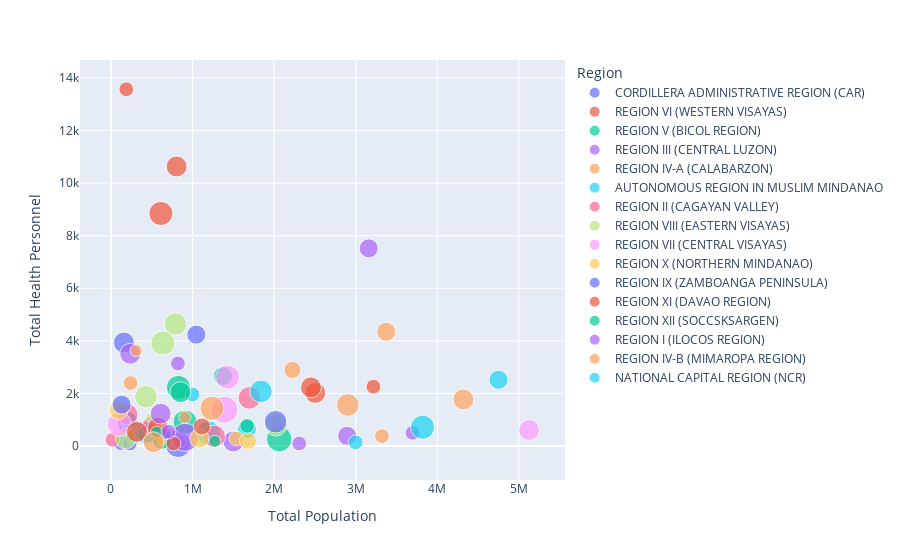

This figure's notebook cell:
### Code cell
fig = px.scatter(health_personnel_to_pop, x="Total Population", y="Total Health Personnel", color="Region",
                 size='Average Risk')
fig.show()

### Figure 1 — Plotly figure (JSON) as saved in the notebook; plotly's stock layout.template omitted (floating-point values rounded to 4 significant figures)
{"data": [{"hovertemplate": "Region=CORDILLERA ADMINISTRATIVE REGION (CAR)<br>Total Population=%{x}<br>Total Health Personnel=%{y}<br>Average Risk=%{marker.size}<extra></extra>", "legendgroup": "CORDILLERA ADMINISTRATIVE REGION (CAR)", "marker": {"color": "#636efa", "size": [1, 1, 3, 2, 1, 2], "sizemode": "area", "sizeref": 0.009167, "symbol": "circle"}, "mode": "markers", "name": "CORDILLERA ADMINISTRATIVE REGION (CAR)", "orientation": "v", "showlegend": true, "type": "scatter", "x": [250309, 123937, 822619, 207130, 229328, 157798], "xaxis": "x", "y": [354, 113, 50, 888, 95, 3936], "yaxis": "y"}, {"hovertemplate": "Region=REGION VI (WESTERN VISAYAS)<br>Total Population=%{x}<br>Total Health Personnel=%{y}<br>Average Risk=%{marker.size}<extra></extra>", "legendgroup": "REGION VI (WESTERN VISAYAS)", "marker": {"color": "#EF553B", "size": [1.667, 2.667, 2, 1, 2, 1], "sizemode": "area", "sizeref": 0.009167, "symbol": "circle"}, "mode": "markers", "name": "REGION VI (WESTERN VISAYAS)", "orientation": "v", "showlegend": true, "type": "scatter", "x": [612985, 611478, 803879, 187576, 2503326, 3216287], "xaxis": "x", "y": [375, 8845, 10631, 13569, 2020, 2255], "yaxis": "y"}, {"hovertemplate": "Region=REGION V (BICOL REGION)<br>Total Population=%{x}<br>Total Health Personnel=%{y}<br>Average Risk=%{marker.size}<extra></extra>", "legendgroup": "REGION V (BICOL REGION)", "marker": {"color": "#00cc96", "size": [1.667, 2, 3, 1, 2.667, 2.667], "sizemode": "area", "sizeref": 0.009167, "symbol": "circle"}, "mode": "markers", "name": "REGION V (BICOL REGION)", "orientation": "v", "showlegend": true, "type": "scatter", "x": [1372550, 628807, 2062277, 270775, 906731, 826150], "xaxis": "x", "y": [2660, 271, 263, 380, 911, 2230], "yaxis": "y"}, {"hovertemplate": "Region=REGION III (CENTRAL LUZON)<br>Total Population=%{x}<br>Total Health Personnel=%{y}<br>Average Risk=%{marker.size}<extra></extra>", "legendgroup": "REGION III (CENTRAL LUZON)", "marker": {"color": "#ab63fa", "size": [2, 0.6667, 1, 1, 1.667, 2, 3.667], "sizemode": "area", "sizeref": 0.009167, "symbol": "circle"}, "mode": "markers", "name": "REGION III (CENTRAL LUZON)", "orientation": "v", "showlegend": true, "type": "scatter", "x": [234991, 849575, 3696937, 2306751, 2894309, 1499064, 906184], "xaxis": "x", "y": [3509, 168, 500, 95, 388, 172, 331], "yaxis": "y"}, {"hovertemplate": "Region=REGION IV-A (CALABARZON)<br>Total Population=%{x}<br>Total Health Personnel=%{y}<br>Average Risk=%{marker.size}<extra></extra>", "legendgroup": "REGION IV-A (CALABARZON)", "marker": {"color": "#FFA15A", "size": [2.333, 2, 1.667, 1.333, 1], "sizemode": "area", "sizeref": 0.009167, "symbol": "circle"}, "mode": "markers", "name": "REGION IV-A (CALABARZON)", "orientation": "v", "showlegend": true, "type": "scatter", "x": [2902855, 4318663, 3373136, 2223791, 3321325], "xaxis": "x", "y": [1562, 1771, 4347, 2896, 379], "yaxis": "y"}, {"hovertemplate": "Region=AUTONOMOUS REGION IN MUSLIM MINDANAO<br>Total Population=%{x}<br>Total Health Personnel=%{y}<br>Average Risk=%{marker.size}<extra></extra>", "legendgroup": "AUTONOMOUS REGION IN MUSLIM MINDANAO", "marker": {"color": "#19d3f3", "size": [2.333, 1.333, 2.667, 1.667, 1, 1.667], "sizemode": "area", "sizeref": 0.009167, "symbol": "circle"}, "mode": "markers", "name": "AUTONOMOUS REGION IN MUSLIM MINDANAO", "orientation": "v", "showlegend": true, "type": "scatter", "x": [425111, 215348, 1194507, 1666353, 998675, 438545], "xaxis": "x", "y": [504, 985, 498, 647, 1962, 468], "yaxis": "y"}, {"hovertemplate": "Region=REGION II (CAGAYAN VALLEY)<br>Total Population=%{x}<br>Total Health Personnel=%{y}<br>Average Risk=%{marker.size}<extra></extra>", "legendgroup": "REGION II (CAGAYAN VALLEY)", "marker": {"color": "#FF6692", "size": [1, 2.333, 2.333, 1.667, 2], "sizemode": "area", "sizeref": 0.009167, "symbol": "circle"}, "mode": "markers", "name": "REGION II (CAGAYAN VALLEY)", "orientation": "v", "showlegend": true, "type": "scatter", "x": [18593, 1265540, 1695539, 496546, 203530], "xaxis": "x", "y": [236, 366, 1831, 763, 1200], "yaxis": "y"}, {"hovertemplate": "Region=REGION VIII (EASTERN VISAYAS)<br>Total Population=%{x}<br>Total Health Personnel=%{y}<br>Average Risk=%{marker.size}<extra></extra>", "legendgroup": "REGION VIII (EASTERN VISAYAS)", "marker": {"color": "#B6E880", "size": [2, 0.3333, 2.333, 2.667, 2.333, 2.333], "sizemode": "area", "sizeref": 0.009167, "symbol": "circle"}, "mode": "markers", "name": "REGION VIII (EASTERN VISAYAS)", "orientation": "v", "showlegend": true, "type": "scatter", "x": [178715, 475847, 2020426, 636995, 791045, 428484], "xaxis": "x", "y": [281, 1068, 810, 3917, 4643, 1873], "yaxis": "y"}, {"hovertemplate": "Region=REGION VII (CENTRAL VISAYAS)<br>Total Population=%{x}<br>Total Health Personnel=%{y}<br>Average Risk=%{marker.size}<extra></extra>", "legendgroup": "REGION VII (CENTRAL VISAYAS)", "marker": {"color": "#FF97FF", "size": [3.333, 2, 2.667, 2.667], "sizemode": "area", "sizeref": 0.009167, "symbol": "circle"}, "mode": "markers", "name": "REGION VII (CENTRAL VISAYAS)", "orientation": "v", "showlegend": true, "type": "scatter", "x": [1390524, 5124199, 1428548, 103014], "xaxis": "x", "y": [1381, 609, 2619, 829], "yaxis": "y"}, {"hovertemplate": "Region=REGION X (NORTHERN MINDANAO)<br>Total Population=%{x}<br>Total Health Personnel=%{y}<br>Average Risk=%{marker.size}<extra></extra>", "legendgroup": "REGION X (NORTHERN MINDANAO)", "marker": {"color": "#FECB52", "size": [1, 1.667, 1.667, 0.3333, 1.333], "sizemode": "area", "sizeref": 0.009167, "symbol": "circle"}, "mode": "markers", "name": "REGION X (NORTHERN MINDANAO)", "orientation": "v", "showlegend": true, "type": "scatter", "x": [1537629, 92696, 1083898, 614951, 1678624], "xaxis": "x", "y": [290, 1366, 284, 184, 193], "yaxis": "y"}, {"hovertemplate": "Region=REGION IX (ZAMBOANGA PENINSULA)<br>Total Population=%{x}<br>Total Health Personnel=%{y}<br>Average Risk=%{marker.size}<extra></extra>", "legendgroup": "REGION IX (ZAMBOANGA PENINSULA)", "marker": {"color": "#636efa", "size": [1.667, 1.667, 2.333, 0.6667], "sizemode": "area", "sizeref": 0.009167, "symbol": "circle"}, "mode": "markers", "name": "REGION IX (ZAMBOANGA PENINSULA)", "orientation": "v", "showlegend": true, "type": "scatter", "x": [130130, 1046017, 2017793, 668648], "xaxis": "x", "y": [1574, 4236, 922, 472], "yaxis": "y"}, {"hovertemplate": "Region=REGION XI (DAVAO REGION)<br>Total Population=%{x}<br>Total Health Personnel=%{y}<br>Average Risk=%{marker.size}<extra></extra>", "legendgroup": "REGION XI (DAVAO REGION)", "marker": {"color": "#EF553B", "size": [1, 1.333, 2, 2, 2], "sizemode": "area", "sizeref": 0.009167, "symbol": "circle"}, "mode": "markers", "name": "REGION XI (DAVAO REGION)", "orientation": "v", "showlegend": true, "type": "scatter", "x": [766299, 1115167, 2450445, 316907, 574984], "xaxis": "x", "y": [93, 742, 2230, 541, 701], "yaxis": "y"}, {"hovertemplate": "Region=REGION XII (SOCCSKSARGEN)<br>Total Population=%{x}<br>Total Health Personnel=%{y}<br>Average Risk=%{marker.size}<extra></extra>", "legendgroup": "REGION XII (SOCCSKSARGEN)", "marker": {"color": "#00cc96", "size": [0.6667, 0.6667, 1, 2], "sizemode": "area", "sizeref": 0.009167, "symbol": "circle"}, "mode": "markers", "name": "REGION XII (SOCCSKSARGEN)", "orientation": "v", "showlegend": true, "type": "scatter", "x": [1273594, 558069, 1668556, 851554], "xaxis": "x", "y": [181, 528, 763, 2046], "yaxis": "y"}, {"hovertemplate": "Region=REGION I (ILOCOS REGION)<br>Total Population=%{x}<br>Total Health Personnel=%{y}<br>Average Risk=%{marker.size}<extra></extra>", "legendgroup": "REGION I (ILOCOS REGION)", "marker": {"color": "#ab63fa", "size": [2, 1, 1, 1.667], "sizemode": "area", "sizeref": 0.009167, "symbol": "circle"}, "mode": "markers", "name": "REGION I (ILOCOS REGION)", "orientation": "v", "showlegend": true, "type": "scatter", "x": [608508, 704218, 820343, 3159228], "xaxis": "x", "y": [1230, 546, 3138, 7517], "yaxis": "y"}, {"hovertemplate": "Region=REGION IV-B (MIMAROPA REGION)<br>Total Population=%{x}<br>Total Health Personnel=%{y}<br>Average Risk=%{marker.size}<extra></extra>", "legendgroup": "REGION IV-B (MIMAROPA REGION)", "marker": {"color": "#FFA15A", "size": [1, 2, 0.6667, 2.667, 0.6667], "sizemode": "area", "sizeref": 0.009167, "symbol": "circle"}, "mode": "markers", "name": "REGION IV-B (MIMAROPA REGION)", "orientation": "v", "showlegend": true, "type": "scatter", "x": [238830, 521444, 906661, 1237280, 308072], "xaxis": "x", "y": [2396, 144, 1094, 1437, 3630], "yaxis": "y"}, {"hovertemplate": "Region=NATIONAL CAPITAL REGION (NCR)<br>Total Population=%{x}<br>Total Health Personnel=%{y}<br>Average Risk=%{marker.size}<extra></extra>", "legendgroup": "NATIONAL CAPITAL REGION (NCR)", "marker": {"color": "#19d3f3", "size": [2.333, 2.667, 1.667, 1], "sizemode": "area", "sizeref": 0.009167, "symbol": "circle"}, "mode": "markers", "name": "NATIONAL CAPITAL REGION (NCR)", "orientation": "v", "showlegend": true, "type": "scatter", "x": [1837785, 3818429, 4748925, 2998412], "xaxis": "x", "y": [2080, 714, 2519, 140], "yaxis": "y"}], "layout": {"legend": {"itemsizing": "constant", "title": {"text": "Region"}, "tracegroupgap": 0}, "margin": {"t": 60}, "xaxis": {"anchor": "y", "domain": [0, 1], "title": {"text": "Total Population"}}, "yaxis": {"anchor": "x", "domain": [0, 1], "title": {"text": "Total Health Personnel"}}}}
